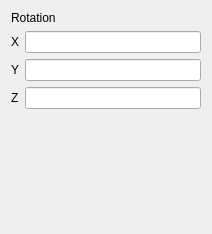
<?xml version="1.0" encoding="UTF-8"?>
<ui version="4.0">
 <class>ContextRotationBase</class>
 <widget class="QWidget" name="ContextRotationBase">
  <property name="geometry">
   <rect>
    <x>0</x>
    <y>0</y>
    <width>212</width>
    <height>234</height>
   </rect>
  </property>
  <property name="windowTitle">
   <string notr="true">Rotation</string>
  </property>
  <layout class="QVBoxLayout">
   <item>
    <widget class="QLabel" name="m_label">
     <property name="text">
      <string>Rotation</string>
     </property>
     <property name="wordWrap">
      <bool>false</bool>
     </property>
    </widget>
   </item>
   <item>
    <layout class="QGridLayout">
     <property name="leftMargin">
      <number>0</number>
     </property>
     <property name="topMargin">
      <number>0</number>
     </property>
     <property name="rightMargin">
      <number>0</number>
     </property>
     <property name="bottomMargin">
      <number>0</number>
     </property>
     <item row="2" column="0">
      <widget class="QLabel" name="textLabel1_2_2_2">
       <property name="text">
        <string>Z</string>
       </property>
       <property name="wordWrap">
        <bool>false</bool>
       </property>
      </widget>
     </item>
     <item row="1" column="1">
      <widget class="QLineEdit" name="m_yValue"/>
     </item>
     <item row="2" column="1">
      <widget class="QLineEdit" name="m_zValue"/>
     </item>
     <item row="1" column="0">
      <widget class="QLabel" name="textLabel1_2_2">
       <property name="text">
        <string>Y</string>
       </property>
       <property name="wordWrap">
        <bool>false</bool>
       </property>
      </widget>
     </item>
     <item row="0" column="1">
      <widget class="QLineEdit" name="m_xValue"/>
     </item>
     <item row="0" column="0">
      <widget class="QLabel" name="textLabel1_2">
       <property name="text">
        <string>X</string>
       </property>
       <property name="wordWrap">
        <bool>false</bool>
       </property>
      </widget>
     </item>
    </layout>
   </item>
   <item>
    <spacer name="spacer3">
     <property name="orientation">
      <enum>Qt::Vertical</enum>
     </property>
     <property name="sizeType">
      <enum>QSizePolicy::Expanding</enum>
     </property>
     <property name="sizeHint" stdset="0">
      <size>
       <width>20</width>
       <height>21</height>
      </size>
     </property>
    </spacer>
   </item>
  </layout>
 </widget>
 <layoutdefault spacing="6" margin="11"/>
 <resources/>
 <connections>
  <connection>
   <sender>m_zValue</sender>
   <signal>textChanged(QString)</signal>
   <receiver>ContextRotationBase</receiver>
   <slot>updateRotation()</slot>
   <hints>
    <hint type="sourcelabel">
     <x>20</x>
     <y>20</y>
    </hint>
    <hint type="destinationlabel">
     <x>20</x>
     <y>20</y>
    </hint>
   </hints>
  </connection>
  <connection>
   <sender>m_yValue</sender>
   <signal>textChanged(QString)</signal>
   <receiver>ContextRotationBase</receiver>
   <slot>updateRotation()</slot>
   <hints>
    <hint type="sourcelabel">
     <x>20</x>
     <y>20</y>
    </hint>
    <hint type="destinationlabel">
     <x>20</x>
     <y>20</y>
    </hint>
   </hints>
  </connection>
  <connection>
   <sender>m_xValue</sender>
   <signal>textChanged(QString)</signal>
   <receiver>ContextRotationBase</receiver>
   <slot>updateRotation()</slot>
   <hints>
    <hint type="sourcelabel">
     <x>20</x>
     <y>20</y>
    </hint>
    <hint type="destinationlabel">
     <x>20</x>
     <y>20</y>
    </hint>
   </hints>
  </connection>
 </connections>
</ui>
